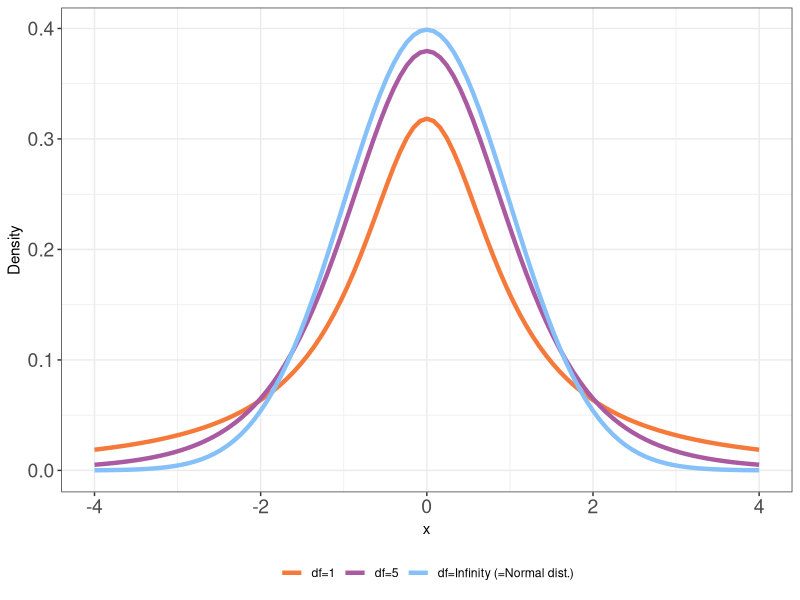
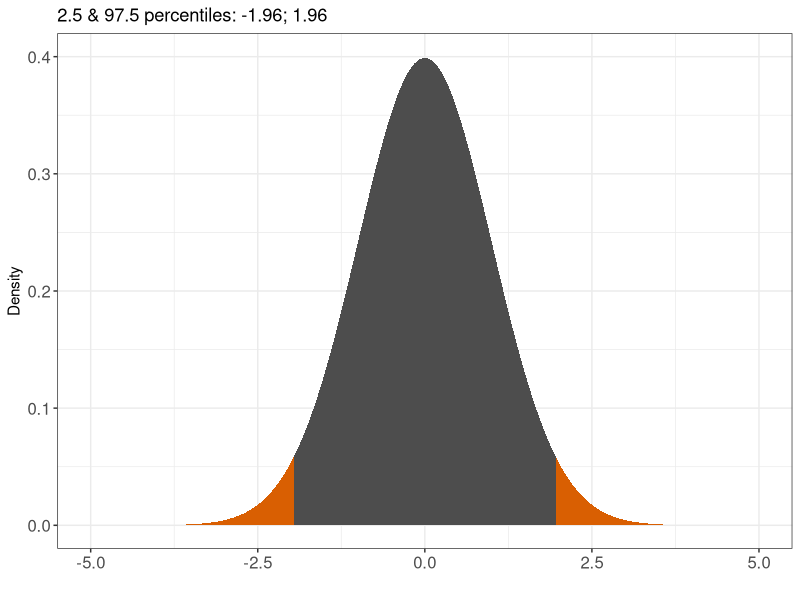
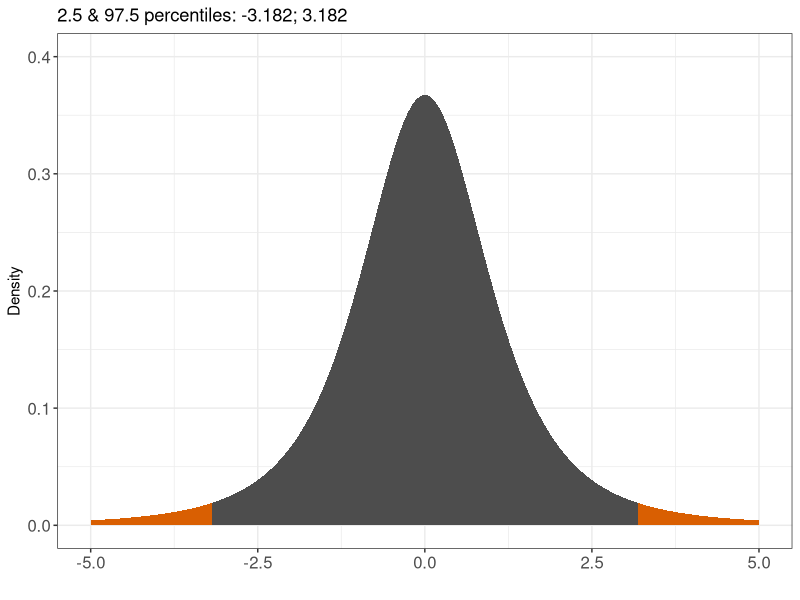
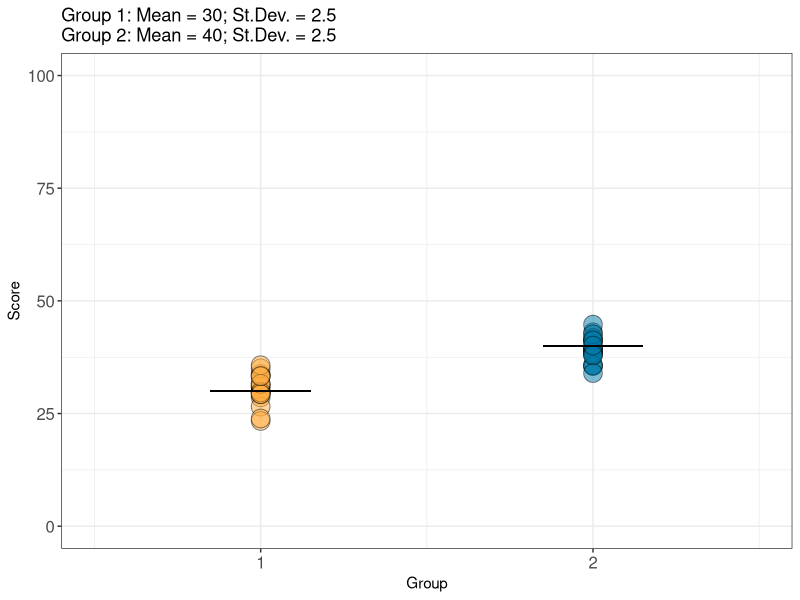
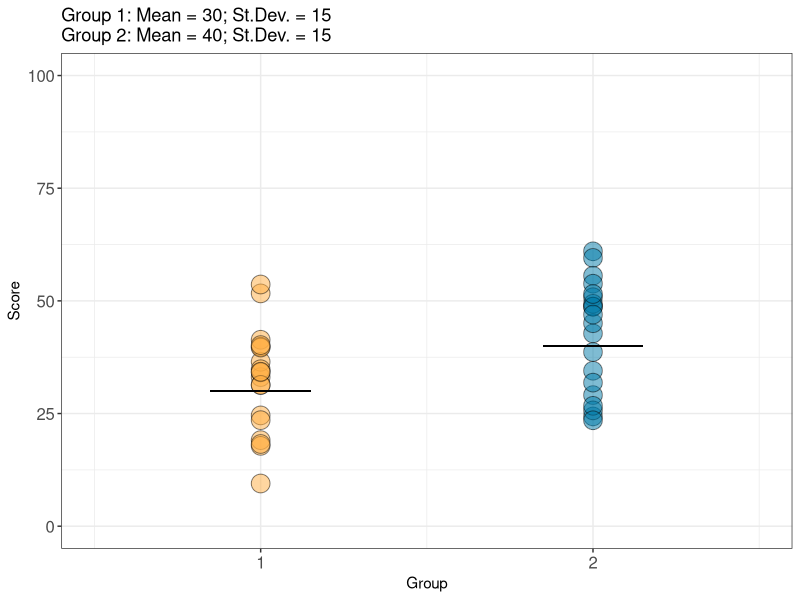
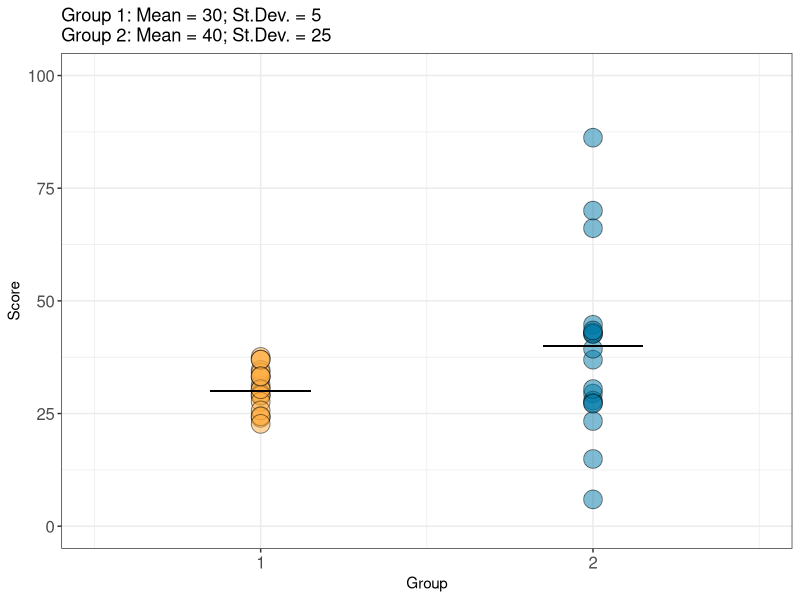
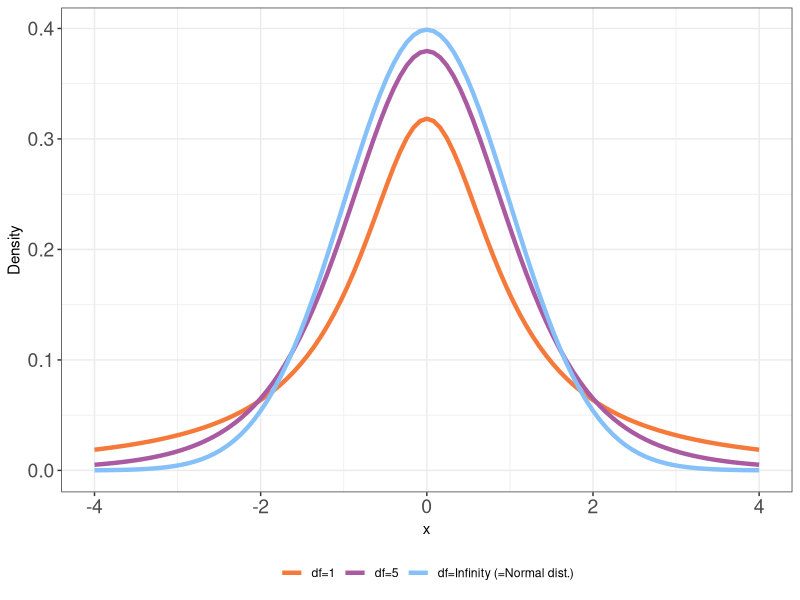
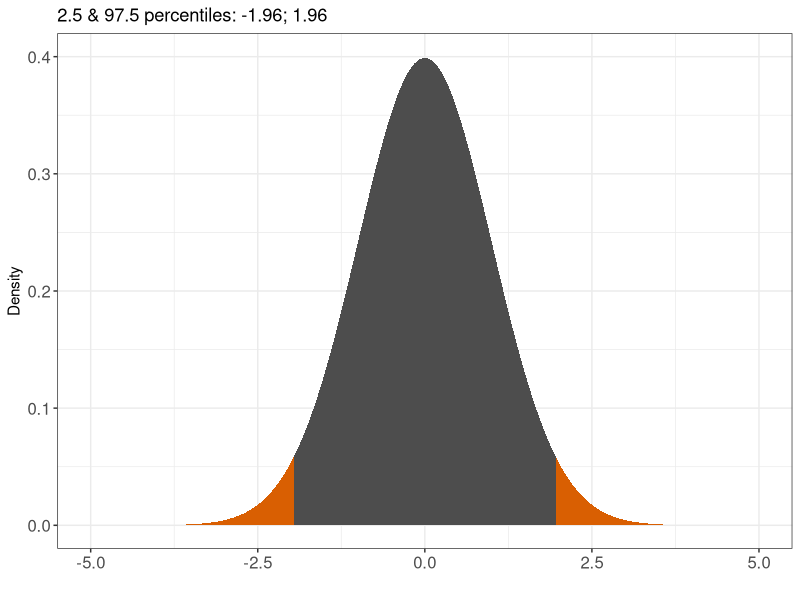

Reproduce these figures in R, in order.

# Graphs & Tables, Kvantitativ forskningsmetode
###############################################

# Lecture 7: t-test & correlation

library(tidyverse)
library(viridis)

setwd("/Users/carloknotz/Documents/Work/Stavanger/Teaching/Statistics/Slides")


# Graph of t-distribution
ggplot(NULL, aes(c(-4,4))) + 
  geom_line(stat = "function", fun = dt,args = list(df=1), aes(color="df=1"), size=1.5) +
  geom_line(stat = "function", fun = dt,args = list(df=05), aes(color="df=5"), size=1.5) +
  geom_line(stat = "function", fun = dt,args = list(df=Inf), aes(color="df=Infinity (=Normal dist.)"), size=1.5) +
  labs(y = "Density", x = "x") +
  #scale_color_viridis(discrete = T, option = "plasma") +
  scale_color_manual(values = c("#F5793A",
                                "#A95AA1",
                                "#85C0F9",
                                "#33a02c")) +
  theme_bw() +
  theme(axis.text = element_text(size=14),
        legend.position = "bottom",
        legend.title = element_blank())
  ggsave("t-dist.pdf")

  
# Comparison of 95 percentiles, normal vs. t
#############################################
  
# Normal:
ggplot(NULL, aes(c(-5,5))) + 
  geom_area(stat = "function", fun = dnorm, fill = "#d95f02", xlim = c(-5, qnorm(.025))) +
  geom_area(stat = "function", fun = dnorm, fill = "grey30", xlim = c(qnorm(.025), qnorm(.975))) +
  geom_area(stat = "function", fun = dnorm, fill = "#d95f02", xlim = c(qnorm(.975), 5)) +
  scale_y_continuous(limits = c(0,.4)) +
  labs(y = "Density", x = "",
       title = paste0("2.5 & 97.5 percentiles: ",round(qnorm(0.025),digits = 3),"; ",round(qnorm(0.975),digits = 3))) +
  theme_bw() +
    theme(axis.text = element_text(size=12))
  ggsave("normal_95per.pdf")
  
ggplot(NULL, aes(c(-5,5))) + 
  geom_area(stat = "function", fun = dt, args = list(df=3), fill = "#d95f02", 
            xlim = c(-5, qt(.025, df=3))) +
  geom_area(stat = "function", fun = dt, args = list(df=3), fill = "grey30", 
            xlim = c(qt(.025, df=3), qt(.975, df=3))) +
  geom_area(stat = "function", fun = dt, args = list(df=3), fill = "#d95f02", 
            xlim = c(qt(.975, df=3), 5)) +
  scale_y_continuous(limits = c(0,.4)) +
  labs(y = "Density", x = "",
       title = paste0("2.5 & 97.5 percentiles: ",round(qt(0.025, df=3),digits = 3),"; ",round(qt(0.975, df=3),digits = 3))) +
  theme_bw() +
  theme(axis.text = element_text(size=12))
ggsave("tdist_95per.pdf")
  
# Distributions around equal group means
########################################

set.seed(42)
mean_1 <- 30
mean_2 <- 40

# Equal & small sd
sd_1 <- 2.5
sd_2 <- 2.5

data.frame(group = c(rep(1,20),rep(2,20)),
           score = c(rnorm(n=20,mean=mean_1,sd=sd_1),rnorm(n=20,mean=mean_2,sd=sd_2))) %>% 
  ggplot(aes(x=group,y=score,fill=factor(group))) +
    geom_point(shape=21,size=6, alpha = .5) +
    geom_segment(aes(x=.85,xend=1.15, y=mean_1,yend=mean_1)) +
    geom_segment(aes(x=1.85,xend=2.15, y=mean_2,yend=mean_2)) +
    scale_fill_manual(values = c("#ffae42","#007ba7")) +
    scale_y_continuous(limits = c(0,100)) +
    scale_x_continuous(limits = c(.5,2.5),
                       breaks = c(1,2)) +
  labs(x = "Group", y = "Score",
       title = paste0("Group 1: Mean = ",mean_1,"; St.Dev. = ",sd_1,
                      "\nGroup 2: Mean = ",mean_2,"; St.Dev. = ",sd_2)) +
  theme_bw() +
  theme(axis.text = element_text(size=12),
        legend.position = "none")
  ggsave("grdist_case1.pdf")
  
  
# Equal & large sd
sd_1 <- 15
sd_2 <- 15

data.frame(group = c(rep(1,20),rep(2,20)),
           score = c(rnorm(n=20,mean=mean_1,sd=sd_1),rnorm(n=20,mean=mean_2,sd=sd_2))) %>% 
  ggplot(aes(x=group,y=score,fill=factor(group))) +
  geom_point(shape=21,size=6, alpha = .5) +
  geom_segment(aes(x=.85,xend=1.15, y=mean_1,yend=mean_1)) +
  geom_segment(aes(x=1.85,xend=2.15, y=mean_2,yend=mean_2)) +
  scale_fill_manual(values = c("#ffae42","#007ba7")) +
  scale_y_continuous(limits = c(0,100)) +
  scale_x_continuous(limits = c(.5,2.5),
                     breaks = c(1,2)) +
  labs(x = "Group", y = "Score",
       title = paste0("Group 1: Mean = ",mean_1,"; St.Dev. = ",sd_1,
                      "\nGroup 2: Mean = ",mean_2,"; St.Dev. = ",sd_2)) +
  theme_bw() +
  theme(axis.text = element_text(size=12),
        legend.position = "none")
ggsave("grdist_case2.pdf")  


# Unequal sd
sd_1 <- 5
sd_2 <- 25

data.frame(group = c(rep(1,20),rep(2,20)),
           score = c(rnorm(n=20,mean=mean_1,sd=sd_1),rnorm(n=20,mean=mean_2,sd=sd_2))) %>% 
  ggplot(aes(x=group,y=score,fill=factor(group))) +
  geom_point(shape=21,size=6, alpha = .5) +
  geom_segment(aes(x=.85,xend=1.15, y=mean_1,yend=mean_1)) +
  geom_segment(aes(x=1.85,xend=2.15, y=mean_2,yend=mean_2)) +
  scale_fill_manual(values = c("#ffae42","#007ba7")) +
  scale_y_continuous(limits = c(0,100)) +
  scale_x_continuous(limits = c(.5,2.5),
                     breaks = c(1,2)) +
  labs(x = "Group", y = "Score",
       title = paste0("Group 1: Mean = ",mean_1,"; St.Dev. = ",sd_1,
                      "\nGroup 2: Mean = ",mean_2,"; St.Dev. = ",sd_2)) +
  theme_bw() +
  theme(axis.text = element_text(size=12),
        legend.position = "none")
ggsave("grdist_case3.pdf")

